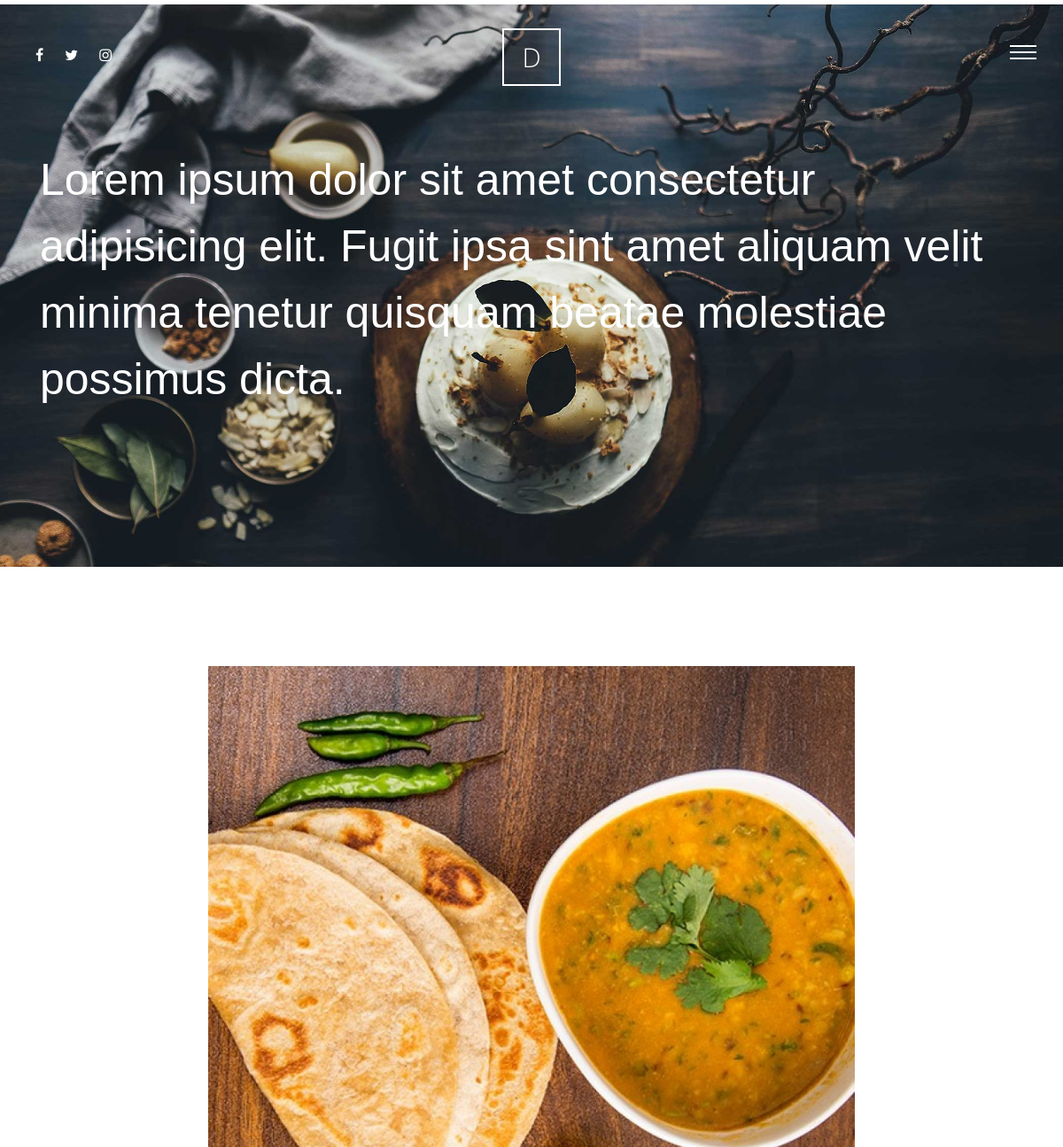
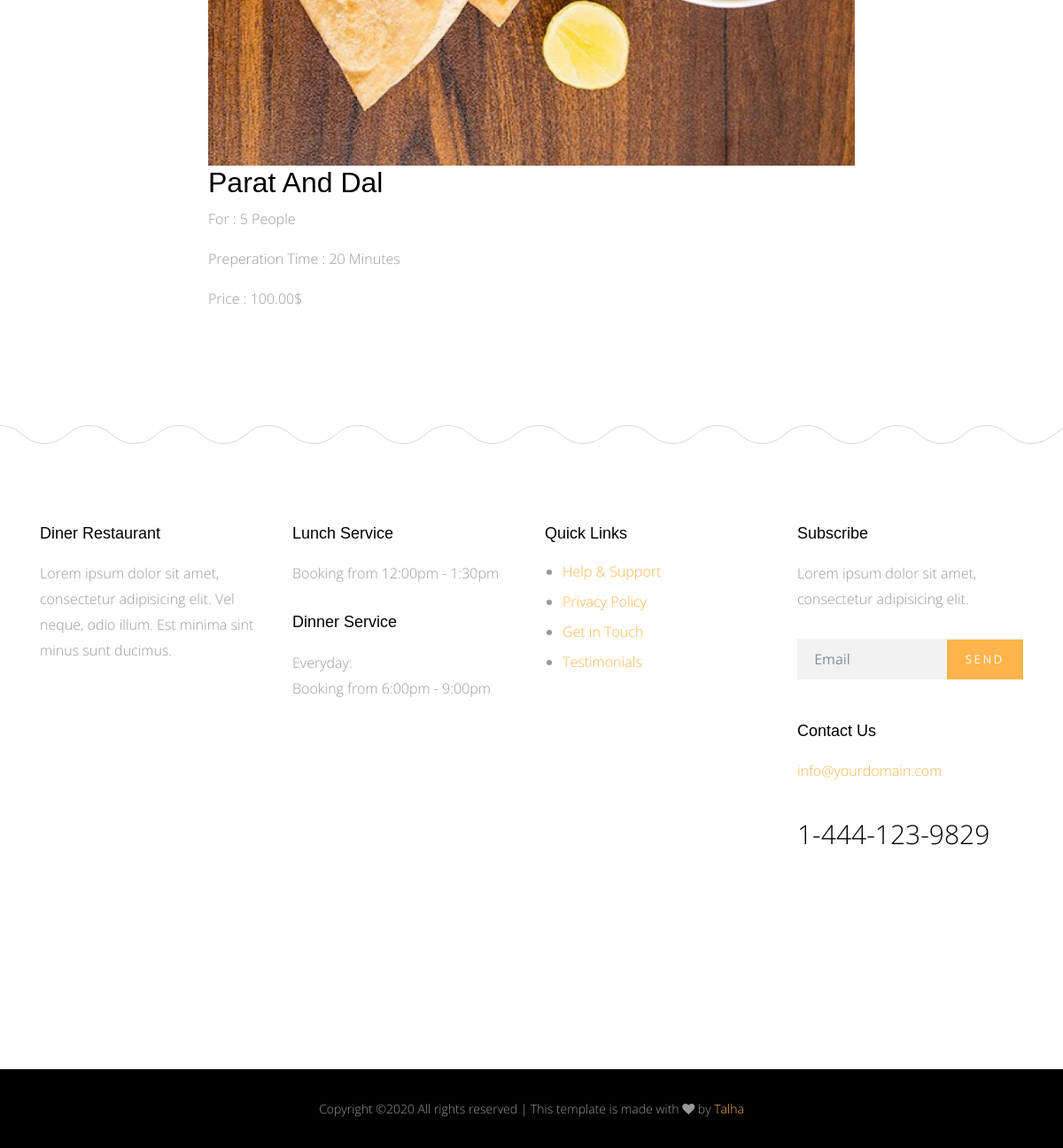
Page /meals/parat-and-dal on the committed database (2 pictures, top to bottom).
### meals/models.py (models this page shows, shortened)
class Meal(models.Model):
    name = models.CharField(max_length=50)
    description = models.TextField()
    category = models.ForeignKey('Category', on_delete=models.SET_NULL, null=True)
    people = models.IntegerField()
    price = models.DecimalField(max_digits=10, decimal_places=2)
    preperation_time = models.IntegerField()
    image = models.ImageField(upload_to='meals/')
    slug = models.SlugField(blank=True, null=True)

### meals/views.py (the view)
# urls.py: path('<slug:slug>', views.meal_detail, name='meal_detail'),
def meal_detail(request, slug):
    meal_detail = Meal.objects.get(slug=slug)
    context = {
        'meal_detail': meal_detail
    }
    return render(request, "meal/detail.html", context)

### meals/templates/meal/detail.html (shortened to what this page needs)
{% extends 'base.html' %}
{% load static %}
  {% block body %}
<div class="main-wrap">
        <div class="cover_1 cover_sm">
          <div class="img_bg" style="background-image: url({% static 'img/slider-1.jpg' %})" data-stellar-background-ratio="0.5">
            <div class="container">
              <div class="row align-items-center">
                <div class="col-md-12" data-aos="fade-up">
                  <h2 class="heading">Lorem ipsum dolor sit amet consectetur adipisicing elit. Fugit ipsa sint amet aliquam velit minima tenetur quisquam beatae molestiae possimus dicta.</h2>
                </div>
              </div>
            </div>
          </div>
        </div>
        <div class="section">
          <div class="container">
            <div class="row justify-content-center">
              <div class="col-md-8" data-aos="fade-up">
                <img src="{{ meal_detail.image.url }}" alt="" class="meal_img" style="width: 100%;">
                <h2>{{ meal_detail.name }}</h2>
                <p class="lead">For : {{ meal_detail.people }} People</p>
                <p class="lead">Preperation Time : {{ meal_detail.preperation_time }} Minutes</p>
                <p class="lead">Price : {{ meal_detail.price }}$</p>
              </div>
            </div>
          </div>
        </div>
      </div>
  {% endblock body %}

### static/css/style.css (style rules this page uses)
html { overflow-x: hidden; }
body { background: #fff; font-family: "Open Sans", cursive; font-size: 16px; line-height: 1.8; font-weight: 300; color: #999999; }
h1, h2, h3, h4, h5 { color: #000; font-family: "Playfair Display", Arial, sans-serif; }
.lead { font-size: 16px; }
.section { padding: 7em 0; }
.cover_1 { position: relative; }
.cover_1 .img_bg { background-repeat: no-repeat; background-size: cover !important; background-position: center center; }
.cover_1 .img_bg, .cover_1 .img_bg > .container > .row { min-height: 700px; height: 100vh; }
.cover_1.cover_sm .img_bg, .cover_1.cover_sm .img_bg > .container > .row { min-height: 600px; height: 80vh; }
.cover_1 .heading { color: white; font-weight: 300; font-size: 30px; line-height: 1.5; }
@media (min-width: 768px) { .cover_1 .heading { font-size: 50px; line-height: 1.5; } }

### rows in the picture
Meal: image (picture), name "Parat And Dal", people "5", preperation_time "20", price "100.00"
